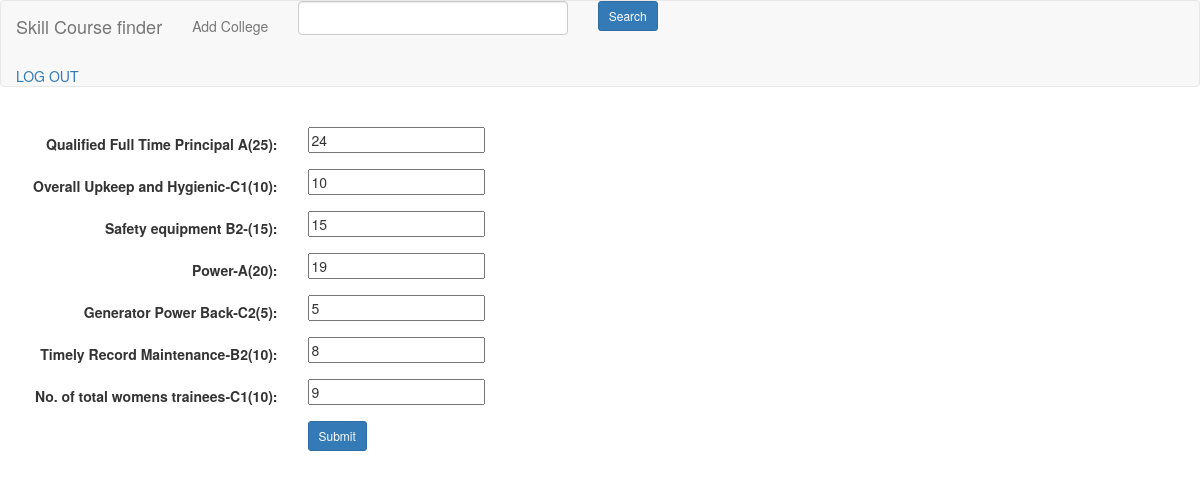
Screenshot of /php/mitenphp/ratinginfo.php?var=GR27000172 with the database file from the repository.
### tables this page shows
CREATE TABLE `collegerating` (
  `College_Code` varchar(100) NOT NULL,
  `A_25` varchar(100) NOT NULL,
  `C1_10` varchar(100) NOT NULL,
  `B2_15` varchar(100) NOT NULL,
  `A_20` varchar(100) NOT NULL,
  `C2_5` varchar(100) NOT NULL,
  `B2_10` varchar(100) NOT NULL,
  `C1_10(1)` varchar(100) NOT NULL,
  `Rating` varchar(100) NOT NULL
);

### php/mitenphp/ratinginfo.php (the view, shortened to what this page needs)
<?php
include('header.php');
$id = $_GET['var'];
$q = mysql_query("select * from collegerating where College_Code = '$id'");
$row = mysql_fetch_array($q);
?>
<html>
<head>
<body>
<form class="form-horizontal">
<br>
          <div class="form-group">
            <label class="col-sm-3 control-label" for="A25">Qualified Full Time Principal A(25):</label>
              <div class="col-sm-3"><input type="text" required value="<?php echo $row ['A_25']; ?>" id="A25" name="A25">
          </div></div>
          <div class="form-group">
            <label class="col-sm-3 control-label" for="C110">Overall Upkeep and Hygienic-C1(10):</label>
              <div class="col-sm-3"><input type="text" required value="<?php echo $row ['C1_10']; ?>" id="C110" name = "C110">
          </div> </div>
          <div class="form-group">
            <label class="col-sm-3 control-label" for="B215">Safety equipment B2-(15):</label>
              <div class="col-sm-3"><input type="text" required value="<?php echo $row ['B2_15']; ?>" id="B215" name = "B215">
          </div> </div>
          <div class="form-group">
            <label class="col-sm-3 control-label" for="A20">Power-A(20):</label>
              <div class="col-sm-3"><input type="text" required value="<?php echo $row ['A_20']; ?>" id="A20" name = "A20">
          </div> </div>
          <div class="form-group">
            <label class="col-sm-3 control-label" for="C25">Generator Power Back-C2(5):</label>
              <div class="col-sm-3"><input type="text" required value="<?php echo $row ['C2_5']; ?>" id="C25" name=  "C25">
          </div> </div>
          <div class="form-group">
            <label class="col-sm-3 control-label" for="B210">Timely Record Maintenance-B2(10):</label>
              <div class="col-sm-3"><input type="text" required value="<?php echo $row ['B2_10']; ?>" id="B210" name = "B210">
          </div> </div>
          <div class="form-group">
            <label class="col-sm-3 control-label" for="C110_2">No. of total womens trainees-C1(10):</label>
              <div class="col-sm-3"><input type="text" required value="<?php echo $row ['C1_10(1)']; ?>" id="C110_2" name = "C110_2">
          </div> </div>
          <div class="form-group">
     <label class="col-sm-3 control-label">&nbsp;</label>
        <div class="col-sm-6">
             <input type="submit" name="editrating" class="btn btn-sm btn-primary" value="Submit">
        </div>
  </div>
        </form>
</body>
</head>
</html>

### rows the page displays
collegerating: A25 "24", C110 "10", B215 "15", A20 "19", C25 "5", B210 "8", C110_2 "9"
